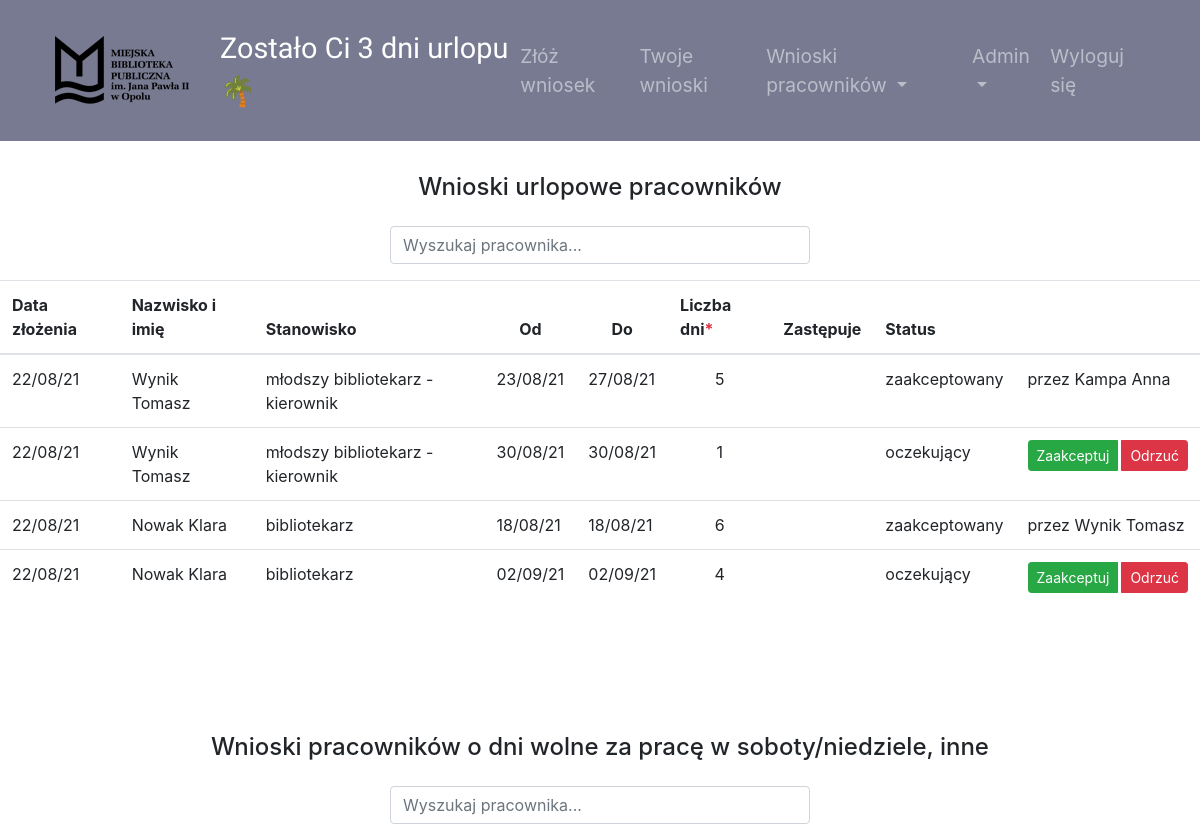
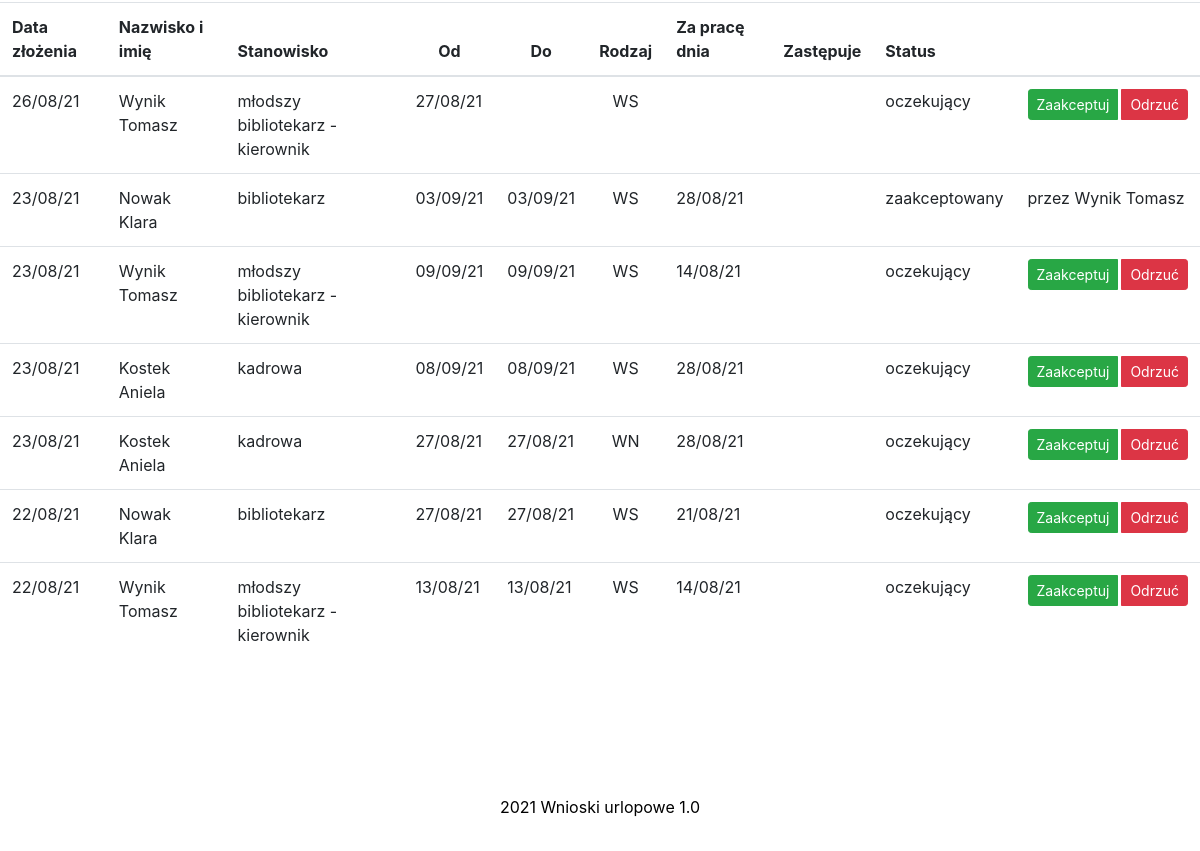
Before: /requests_all (signed in) with the older database file (2 pictures, top to bottom).
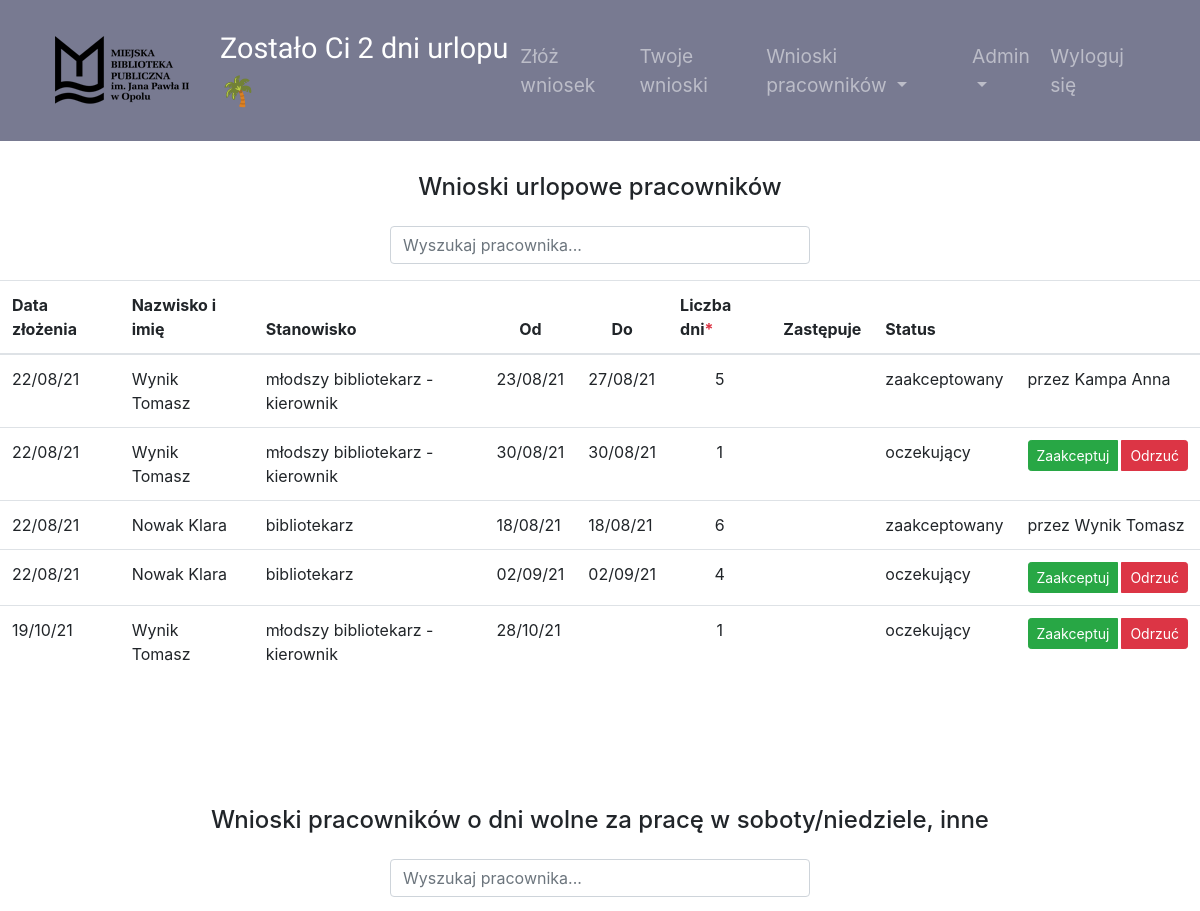
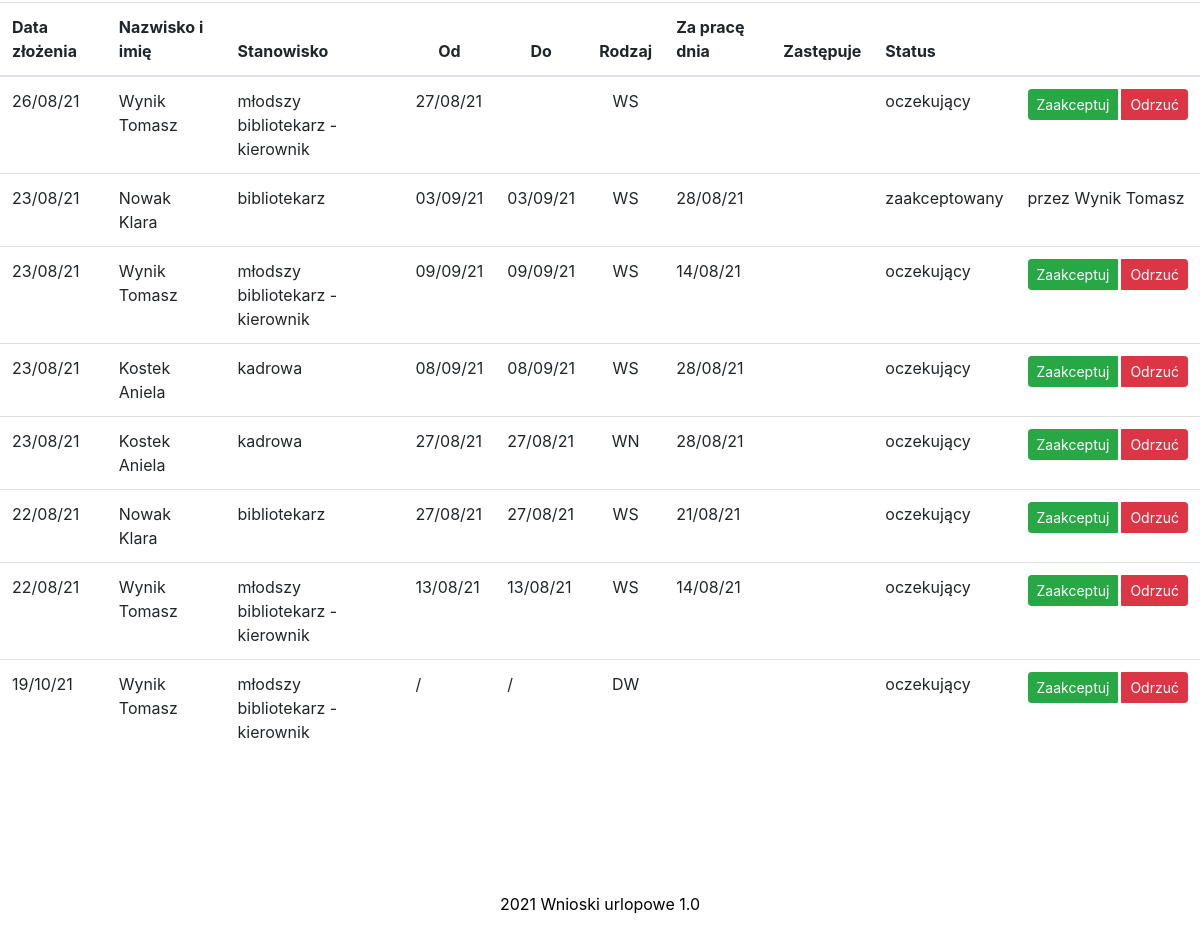
After: the same page with the newer database file (2 pictures, top to bottom).
### main.py (models this page shows, shortened)
class Employee(UserMixin, db.Model):
    __tablename__ = "employees"
    id = db.Column(db.Integer, primary_key=True)
    name = db.Column(db.String(50), unique=False, nullable=False)
    login = db.Column(db.String(10), unique=True, nullable=False)
    password = db.Column(db.String(100))
    position = db.Column(db.String(50), unique=False)
    position_info = db.Column(db.String(20))
    work_place = db.Column(db.String)
    is_manager = db.Column(db.String(3), nullable=False)
    is_topmanager = db.Column(db.String(3), nullable=False)
    work_time = db.Column(db.Float, unique=False, nullable=False)
    email = db.Column(db.String)
    days_off = db.Column(db.Integer, nullable=False)
    annual_days_off = db.Column(db.Integer)
    contract_end = db.Column(db.String)
    requests = relationship("Request", back_populates="author")
    sickleaves = relationship("SickLeave", back_populates="person")
    manager_id = db.Column(db.Integer, db.ForeignKey("employees.id"))
    manager = relationship("Employee", backref='subordinates', remote_side="Employee.id")
    today_note = db.Column(db.String(20))
    additional_info = db.Column(db.String)

class Request(db.Model):
    __tablename__ = "requests"
    id = db.Column(db.Integer, primary_key=True)
    author_id = db.Column(db.Integer, db.ForeignKey("employees.id"))
    author = relationship("Employee", back_populates="requests")
    type = db.Column(db.String(250), nullable=False)
    work_date = db.Column(db.String(250))
    send_date = db.Column(db.String(250), nullable=False)
    start_date = db.Column(db.String(250), nullable=False)
    end_date = db.Column(db.String(250))
    days = db.Column(db.Integer)
    status = db.Column(db.String(15))
    substitute = db.Column(db.String(50), nullable=True)
    send_to_person = db.Column(db.String(50))
    signed_by = db.Column(db.String(50))

### main.py (the view)
@app.route("/requests_all")
@admin_only
def requests_all():
    employees_requests_others = db.session.query(Request).filter(
        (Request.type == 'WS') | (Request.type == 'WN') | (Request.type == "DW")).order_by(
        desc(Request.send_date)).all()
    employees_requests_holiday = db.session.query(Request).filter(Request.type == "W").order_by(
        desc(Request.send_date)).all()
    return render_template("requests_all.html", employees_requests_holiday=employees_requests_holiday,
                           employees_requests_others=employees_requests_others)

### main.py (called while the page is built)
@login_manager.user_loader
def load_user(employee_id):
    return Employee.query.get(int(employee_id))

def admin_only(f):
    @wraps(f)
    def decorated_function(*args, **kwargs):
        if current_user.login not in ADMIN_LOGIN:
            return abort(403)
        return f(*args, **kwargs)
    return decorated_function

### templates/requests_all.html (shortened to what the changed rows need)
{% include 'header.html' %}
<section class="page-section" id="holiday">
    <div class="requests" >
        <table class="table js-serial table-responsive">
            <thead>
            <tr>
                <th scope="col">Data złożenia</th>
                <th scope="col">Nazwisko i imię</th>
                <th scope="col">Stanowisko</th>
                <th class="text-center" scope="col">Od</th>
                <th class="text-center" scope="col">Do</th>
                <th scope="col">Liczba dni<span class="text-danger">*</span></th>
                <th scope="col">Zastępuje</th>
                <th scope="col">Status</th>
                <th scope="col"></th>
            </tr>
            </thead>
            <tbody class="myTable" id="myTable1">
            {% for request in employees_requests_holiday %}
            <tr>
                <td>{{request.send_date}}</td>
                <td>{{request.author.name}}</td>
                <td>{{request.author.position}}</td>
                <td>{{request.start_date}}</td>
                <td>{{request.end_date}}</td>
                <td class="text-center">{{request.days}}</td>
                <td>{{request.substitute}}</td>
                <td>{{request.status}}</td>
                {% if request.status=="oczekujący" %}
                <td>
                    <div class="btn-group btn-group-sm">
                        <a href="{{url_for('accept_request', manager_id=current_user.id, request_id=request.id)}}" role="button" class="btn btn-success mr-1  ">Zaakceptuj</a>
                        <a href="{{url_for('reject_request', manager_id=current_user.id, request_id=request.id)}}" role="button" class="btn btn-danger">Odrzuć</a>
                    </div>
                </td>
                {%else%}
                 <td>przez {{request.signed_by}}</td>
                {% endif %}
            </tr>
            {% endfor %}
            </tbody>
        </table>
    </div>
    </section>
<section class="page-section" id="saturday">
    <div class="requests" >
        <table class="table js-serial table-responsive">
            <thead>
            <tr>
                <th scope="col">Data złożenia</th>
                <th scope="col">Nazwisko i imię</th>
                <th scope="col">Stanowisko</th>
                <th class="text-center" scope="col">Od</th>
                <th class="text-center" scope="col">Do</th>
                <th scope="col">Rodzaj</th>
                <th scope="col">Za pracę dnia</th>
                <th scope="col">Zastępuje</th>
                <th scope="col">Status</th>
                <th scope="col"></th>
            </tr>
            </thead>
            <tbody class="myTable2" id="myTable2">
            {% for request in employees_requests_others %}
            <tr>
                <td class="search">{{request.send_date}}</td>
                <td>{{request.author.name}}</td>
                <td>{{request.author.position}}</td>
                <td class="search">{{request.start_date}}</td>
                <td class="search">{{request.end_date}}</td>
                <td class="text-center">{{request.type}}</td>
                <td>{{request.work_date}}</td>
                <td>{{request.substitute}}</td>
                <td class="search">{{request.status}}</td>
                {% if request.status=="oczekujący" %}
                <td id="action_others">
                    <div class="btn-group btn-group-sm">
                         <a href="{{url_for('accept_request', manager_id=current_user.id, request_id=request.id)}}" role="button" class="btn btn-success mr-1  ">Zaakceptuj</a>
                        <a href="{{url_for('reject_request', manager_id=current_user.id, request_id=request.id)}}" role="button" class="btn btn-danger">Odrzuć</a>
                    </div>
                </td>
                {% else %}
                <td>przez {{request.signed_by}}</td>
                {% endif %}
            </tr>
            {% endfor %}
            </tbody>
        </table>
    </div>
    </section>
{% include 'footer.html' %}

### templates/header.html (shortened to what this page needs)
<!DOCTYPE html>
<html lang="pl">
<head>
    <link rel="stylesheet" href="https://maxcdn.bootstrapcdn.com/bootstrap/4.0.0/css/bootstrap.min.css"
>
    <link rel="stylesheet" href="https://cdnjs.cloudflare.com/ajax/libs/bootstrap-datepicker/1.9.0/css/bootstrap-datepicker.min.css"/>
    <link rel="stylesheet" href="./static/style.css" >
</head>
<body>
    <nav class="navbar position-sticky top-0 navbar-expand-lg navbar-dark w-100">
<div class="container-fluid">
        <a href="{{url_for('main')}}" class="navbar-brand ml-1" id="nav_urlop"><img src="/static/mbp_logo.png" class="d-inline-block align-center"  style="padding-right: 15px;"></a><p class="info"> {%if current_user.is_authenticated%} Zostało Ci {{current_user.days_off}} {% if current_user.work_time<1 %}godz. {%else%} dni  {%endif%}urlopu <span class="palm">🌴</span> {%endif%}</p>
        <div class="collapse navbar-collapse" id="navbarSupportedContent">
        <ul class="navbar-nav ml-auto">
            {% if current_user.position != "dyrektor"%}
                 <li class="nav-item">
                <a class="nav-link link-hide" href="{{url_for('main')}}">Złóż wniosek</a>
            </li>
            <li class="nav-item">
                <a class="nav-link link-hide" href="{{url_for('my_requests')}}">Twoje wnioski</a>
            </li>
            {% endif %}
            {% if current_user.is_manager == "TAK" %}
              <li class="nav-item dropdown">
      <a class="nav-link dropdown-toggle" href="{{url_for('employees_requests')}}" id="navbardrop" data-toggle="dropdown">
        Wnioski pracowników
      </a>
    </li>
{% endif %}
            {% if current_user.login in ["wynik", "kostek"] %}
                     <li class="nav-item dropdown">
      <a class="nav-link dropdown-toggle" href="{{url_for('admin_site')}}" id="navbardrop2" data-toggle="dropdown">
        Admin</a>
    </li>
           {% endif %}
            <li class="nav-item">
                <a class="nav-link link-hide" href="{{url_for('logout')}}">Wyloguj się</a>
            </li>
        </ul>
        </div>
    </div>
    </nav>

Changed rows visible on the page:
changed Employee: days_off "3" → "2"
added Request: send_date "19/10/21", author.name "Wynik Tomasz", author.position "młodszy bibliotekarz - kierownik", start_date "28/10/21", days "1", status "oczekujący", shown under "Wnioski urlopowe pracowników"
added Request: send_date "19/10/21", author.name "Wynik Tomasz", author.position "młodszy bibliotekarz - kierownik", start_date "/", end_date "/", type "DW", status "oczekujący", shown under "Wnioski pracowników o dni wolne za pracę w soboty/niedziele, inne"
